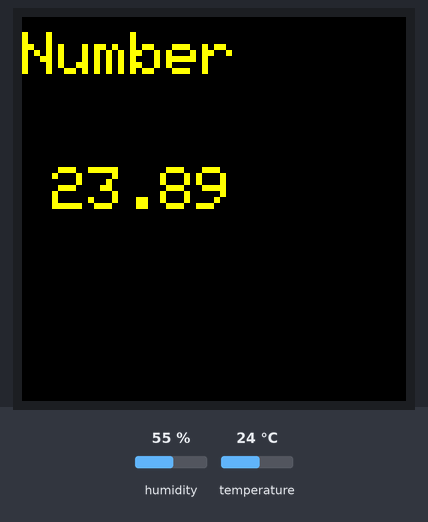
The sketch below on a simulated Arduino Uno, built with avr-gcc and run on an emulated ATmega328P. Shown: 128×128 colour display. Inputs (shaded band) come from the test bench; at power-on: humidity 55 %, temperature 24 °C.

Above: at 1.5 s.
1.6 s: humidity set to 22 %
At 2.9 s:
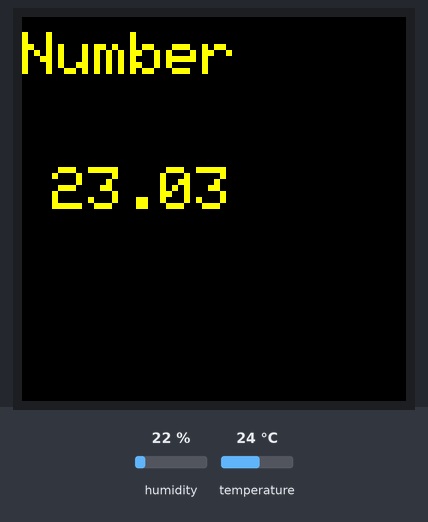
4.3 s: temperature set to 12 °C
At 5.6 s:
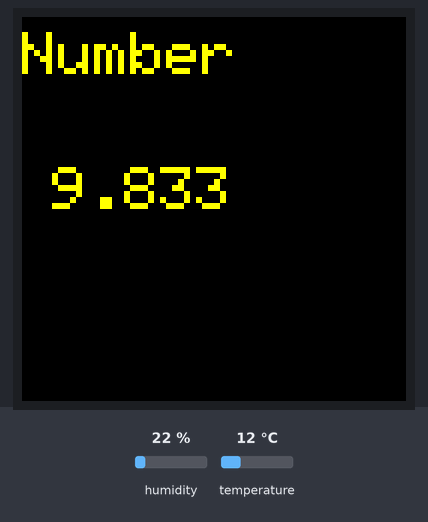
7.0 s: humidity set to 40 %
At 9.6 s:
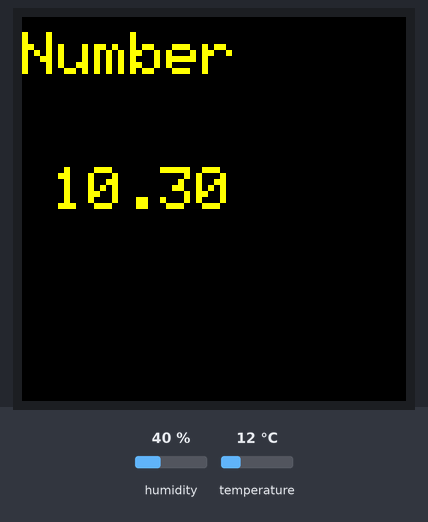
9.9 s: temperature set to 19 °C
At 11.0 s:
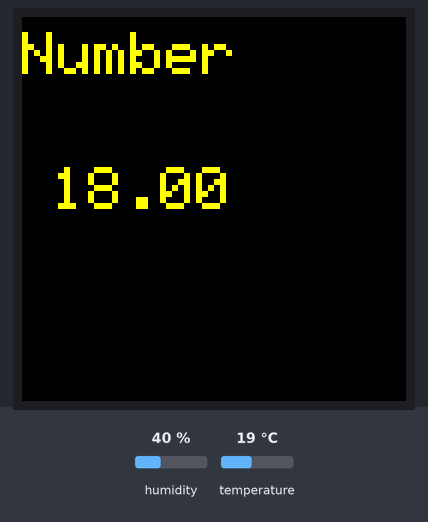
Timing chart, 0 to 12.9 s (numbered marks = the images above; inputs shaded):
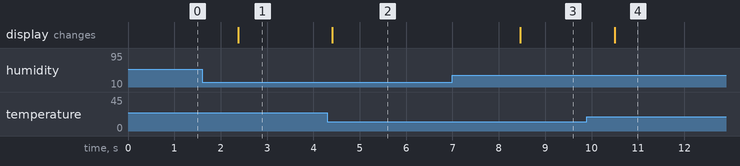

The sketch:

d_tft.ino
```cpp
#include <SPI.h>
#include <Adafruit_GFX.h>
#include <TFT_ILI9163C.h>

// Color definitions
#define BLACK   0x0000
#define BLUE    0x001F
#define RED     0xF800
#define GREEN   0x07E0
#define CYAN    0x07FF
#define MAGENTA 0xF81F
#define YELLOW  0xFFE0
#define WHITE   0xFFFF

/*
  Teensy3.x and Arduino's
  You are using 4 wire SPI here, so:
  MOSI:  11//Teensy3.x/Arduino UNO (for MEGA/DUE refere to arduino site)
  MISO:  12//Teensy3.x/Arduino UNO (for MEGA/DUE refere to arduino site)
  SCK:   13//Teensy3.x/Arduino UNO (for MEGA/DUE refere to arduino site)
  the rest of pin below:
*/
#define __CS 10
#define __DC 9
/*
  Teensy 3.x can use: 2,6,9,10,15,20,21,22,23
  Arduino's 8 bit: any
  DUE: check arduino site
  If you do not use reset, tie it to +3V3
*/


TFT_ILI9163C display = TFT_ILI9163C(__CS, 8, __DC);

#include <DHT.h>

// Definimos el pin digital donde se conecta el sensor
#define DHTPIN 2
// Dependiendo del tipo de sensor
#define DHTTYPE DHT11

// Inicializamos el sensor DHT11
DHT dht(DHTPIN, DHTTYPE);

void setup() {
  Serial.begin(9600);

  // Comenzamos el sensor DHT
  dht.begin();
  // put your setup code here, to run once:
  display.begin();


  uint16_t time = millis();
  display.begin();
  display.setRotation(1); display.fillScreen(BLACK);
  display.setTextColor(YELLOW, BLACK);
  display.setTextSize(2);
  display.setCursor(0, 5); display.print("Number");


}

void loop() {
  // put your main code here, to run repeatedly:
  float h = dht.readHumidity();
  // Leemos la temperatura en grados centígrados (por defecto)
  float t = dht.readTemperature();
  // Leemos la temperatura en grados Fahrenheit
  float f = dht.readTemperature(true);

  // Comprobamos si ha habido algún error en la lectura
  if (isnan(h) || isnan(t) || isnan(f)) {
    Serial.println("Error obteniendo los datos del sensor DHT11");
    return;
  }

  // Calcular el índice de calor en Fahrenheit
  float hif = dht.computeHeatIndex(f, h);
  // Calcular el índice de calor en grados centígrados
  float hic = dht.computeHeatIndex(t, h, false);
  //display.clearScreen();
  /*display.fillScreen(BLUE);
  display.setCursor(30, 20);

  display.setTextColor(RED);
  display.setTextSize(2);
  display.println(String(hic) + " C");
  display.drawCircle(72, 33, 17, 0xE32);

  delay(4000);
  */
  display.setCursor(10, 50);  display.print(String(hic));
  delay(500);
}
```

Measured:
- after the input at 1.6 s, the display: changes after 0.77 s (image 1)
- after the input at 4.3 s, the display: changes after 0.11 s (image 2)
- after the input at 7.0 s, the display: changes after 1.5 s (image 3)
- after the input at 9.9 s, the display: changes after 0.60 s (image 4)
